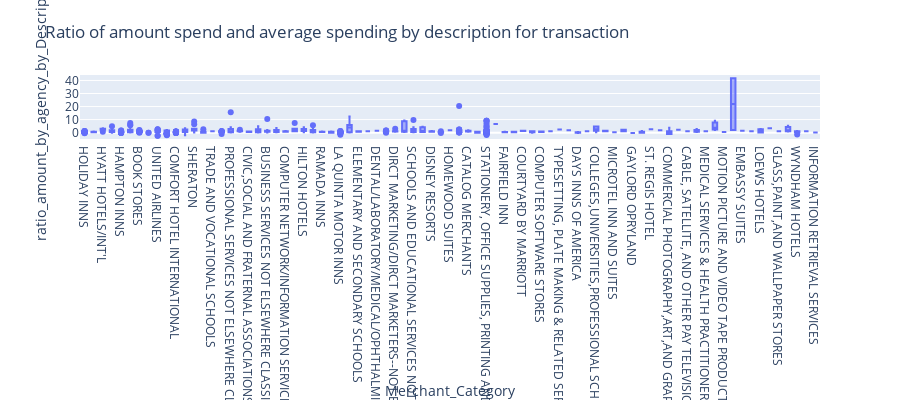

The notebook cell saved with this chart:
### Markdown cell above
We can identify outliers from the boxplot for a selected agency, for example, is select Agency_Number as 26500, one significant outlier is within description 'COMPUTERS, COMPUTER EQUIPMENT, SOFTWARE'

### Code cell
# data visualization 
df2_selected = df2.loc[df2['Agency_Number'] == 26500]

fig = px.box(df2_selected, x="Merchant_Category", y="ratio_amount_by_agency_by_Description",width=900, height=400, title = "Ratio of amount spend and average spending by description for transaction")
fig.show()

### Figure 1 — Plotly figure (JSON) as saved in the notebook; plotly's stock layout.template omitted (floating-point values rounded to 4 significant figures; data arrays with more than 128 entries replaced by an {"elided": "..."} marker saying what was removed)
{"data": [{"alignmentgroup": "True", "hovertemplate": "Merchant_Category=%{x}<br>ratio_amount_by_agency_by_Description=%{y}<extra></extra>", "legendgroup": "", "marker": {"color": "#636efa"}, "name": "", "notched": false, "offsetgroup": "", "orientation": "v", "showlegend": false, "type": "box", "x": {"elided": "1385 str values"}, "x0": " ", "xaxis": "x", "y": {"elided": "1385 float values"}, "y0": " ", "yaxis": "y"}], "layout": {"boxmode": "group", "height": 400, "legend": {"tracegroupgap": 0}, "title": {"text": "Ratio of amount spend and average spending by description for transaction"}, "width": 900, "xaxis": {"anchor": "y", "domain": [0, 1], "title": {"text": "Merchant_Category"}}, "yaxis": {"anchor": "x", "domain": [0, 1], "title": {"text": "ratio_amount_by_agency_by_Description"}}}}
